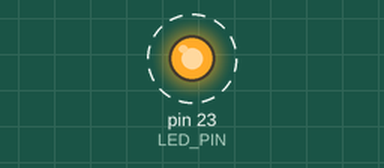
This sketch was run on a simulated Arduino Mega 2560, built with avr-gcc and run on an emulated ATmega2560. On the bench: output pins drawn as LEDs (lit = HIGH). Dashed ring = blinking.

Above: at 0.5 s.
Timing chart, 0 to 4.6 s (numbered marks = the images above):
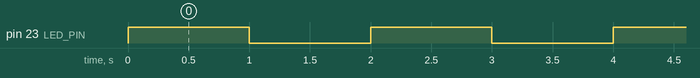

Measured:
- by itself, pin 23 (LED_PIN): alternates HIGH for 1.0 s and LOW for 1.0 s

The sketch:

esp_led.ino
```cpp
const int LED_PIN = 23;

void setup() {
  // put your setup code here, to run once:
  pinMode(LED_PIN, OUTPUT);

}

void loop() {
  // put your main code here, to run repeatedly:
  digitalWrite(LED_PIN, HIGH);
  delay(1000);
  digitalWrite(LED_PIN, LOW);
  delay(1000);

}
```
